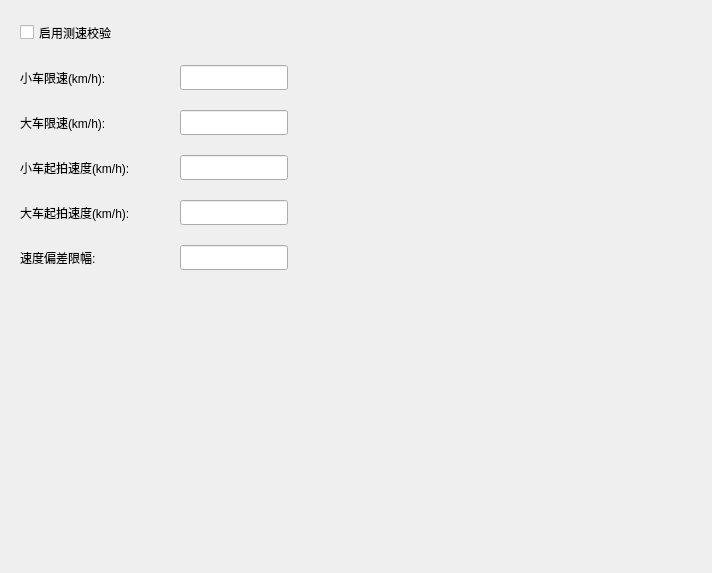
     <widget class="QWidget" name="page_3">
      <layout class="QVBoxLayout" name="verticalLayout_4">
       <item>
        <widget class="QWidget" name="widget_5" native="true">
         <layout class="QHBoxLayout" name="horizontalLayout_8">
          <item>
           <layout class="QFormLayout" name="formLayout">
            <property name="horizontalSpacing">
             <number>50</number>
            </property>
            <property name="verticalSpacing">
             <number>20</number>
            </property>
            <item row="0" column="0">
             <widget class="QCheckBox" name="chkspeedcheck">
              <property name="minimumSize">
               <size>
                <width>0</width>
                <height>25</height>
               </size>
              </property>
              <property name="text">
               <string>启用测速校验</string>
              </property>
             </widget>
            </item>
            <item row="1" column="0">
             <widget class="QLabel" name="label_30">
              <property name="minimumSize">
               <size>
                <width>0</width>
                <height>25</height>
               </size>
              </property>
              <property name="text">
               <string>小车限速(km/h):</string>
              </property>
             </widget>
            </item>
            <item row="2" column="0">
             <widget class="QLabel" name="label_31">
              <property name="minimumSize">
               <size>
                <width>0</width>
                <height>25</height>
               </size>
              </property>
              <property name="text">
               <string>大车限速(km/h):</string>
              </property>
             </widget>
            </item>
            <item row="3" column="0">
             <widget class="QLabel" name="label_32">
              <property name="minimumSize">
               <size>
                <width>0</width>
                <height>25</height>
               </size>
              </property>
              <property name="text">
               <string>小车起拍速度(km/h):</string>
              </property>
             </widget>
            </item>
            <item row="4" column="0">
             <widget class="QLabel" name="label_33">
              <property name="minimumSize">
               <size>
                <width>0</width>
                <height>25</height>
               </size>
              </property>
              <property name="text">
               <string>大车起拍速度(km/h):</string>
              </property>
             </widget>
            </item>
            <item row="5" column="0">
             <widget class="QLabel" name="label_34">
              <property name="minimumSize">
               <size>
                <width>0</width>
                <height>25</height>
               </size>
              </property>
              <property name="text">
               <string>速度偏差限幅:</string>
              </property>
             </widget>
            </item>
            <item row="1" column="1">
             <widget class="QLineEdit" name="edtratelimit_little">
              <property name="minimumSize">
               <size>
                <width>0</width>
                <height>25</height>
               </size>
              </property>
              <property name="maximumSize">
               <size>
                <width>150</width>
                <height>16777215</height>
               </size>
              </property>
              <property name="text">
               <string/>
              </property>
             </widget>
            </item>
            <item row="2" column="1">
             <widget class="QLineEdit" name="edtratelimit_big">
              <property name="minimumSize">
               <size>
                <width>0</width>
                <height>25</height>
               </size>
              </property>
              <property name="maximumSize">
               <size>
                <width>150</width>
                <height>16777215</height>
               </size>
              </property>
             </widget>
            </item>
            <item row="3" column="1">
             <widget class="QLineEdit" name="edtsnaplimit_little">
              <property name="minimumSize">
               <size>
                <width>0</width>
                <height>25</height>
               </size>
              </property>
              <property name="maximumSize">
               <size>
                <width>150</width>
                <height>16777215</height>
               </size>
              </property>
             </widget>
            </item>
            <item row="4" column="1">
             <widget class="QLineEdit" name="edtsnaplimit_big">
              <property name="minimumSize">
               <size>
                <width>0</width>
                <height>25</height>
               </size>
              </property>
              <property name="maximumSize">
               <size>
                <width>150</width>
                <height>16777215</height>
               </size>
              </property>
             </widget>
            </item>
            <item row="5" column="1">
             <widget class="QLineEdit" name="edtrateoffset">
              <property name="minimumSize">
               <size>
                <width>0</width>
                <height>25</height>
               </size>
              </property>
              <property name="maximumSize">
               <size>
                <width>150</width>
                <height>16777215</height>
               </size>
              </property>
             </widget>
            </item>
           </layout>
          </item>
          <item>
           <spacer name="horizontalSpacer_8">
            <property name="orientation">
             <enum>Qt::Horizontal</enum>
            </property>
            <property name="sizeHint" stdset="0">
             <size>
              <width>404</width>
              <height>20</height>
             </size>
            </property>
           </spacer>
          </item>
         </layout>
        </widget>
       </item>
       <item>
        <spacer name="verticalSpacer_3">
         <property name="orientation">
          <enum>Qt::Vertical</enum>
         </property>
         <property name="sizeHint" stdset="0">
          <size>
           <width>20</width>
           <height>283</height>
          </size>
         </property>
        </spacer>
       </item>
      </layout>
     </widget>
